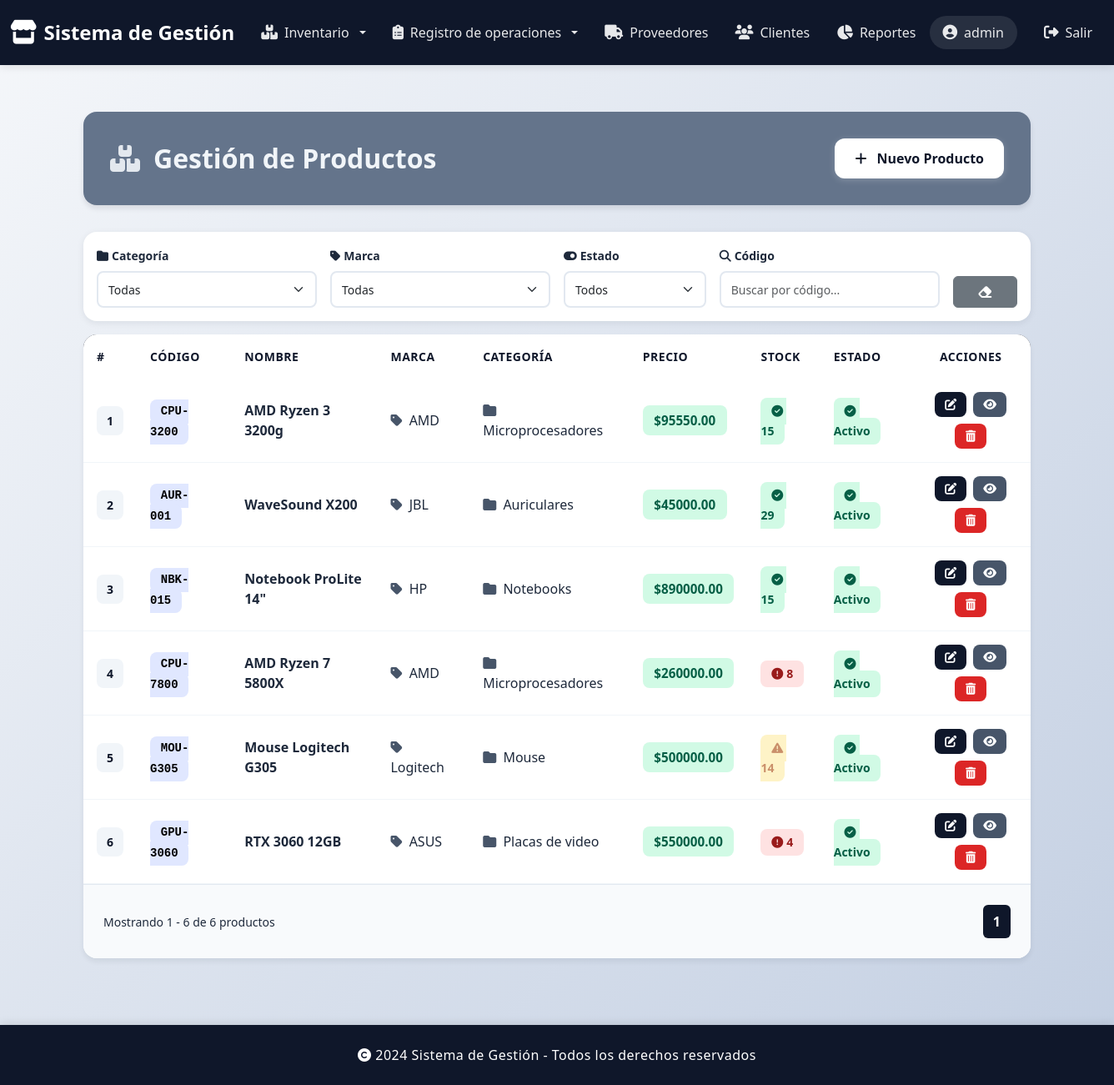
/productos/ (signed in), run on an earlier commit of the app's database.
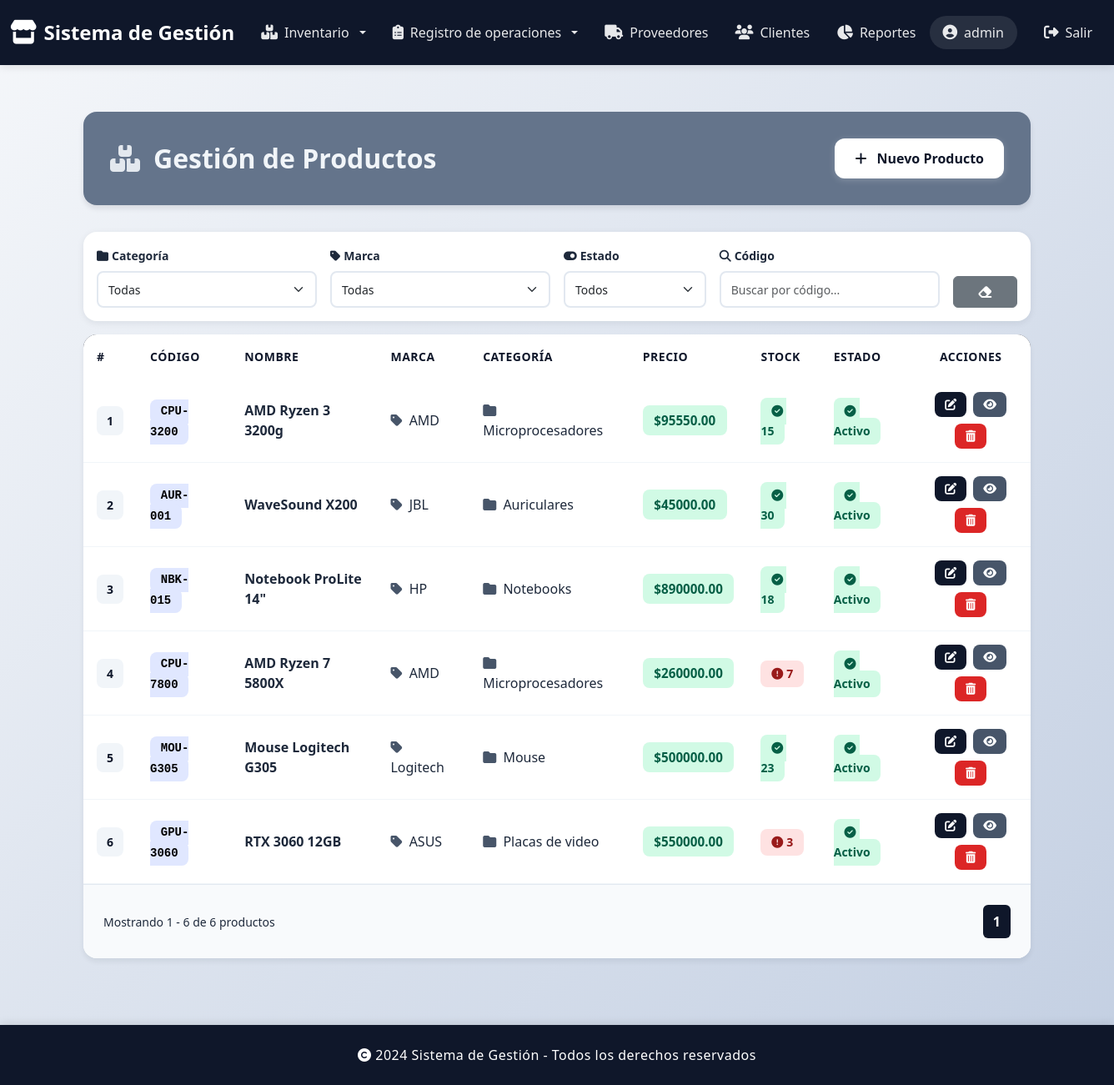
And on a later commit of the database.
### gestionProductos/models.py (models this page shows, shortened)
class Productos(models.Model):
    IVA_21 = 21.00
    IVA_105 = 10.50
    IVA_27 = 27.00
    IVA_0 = 0.00
    OPCIONES_IVA = [
        (IVA_21, "21%"),
        (IVA_105, "10.5%"),
        (IVA_27, "27%"),
        (IVA_0, "Exento (0%)"),
    ]
    idProducto = models.AutoField(primary_key=True)
    codProducto = models.CharField(max_length=10)
    nombre = models.CharField(max_length=150)
    descripcion = models.TextField()
    imgUrl = models.CharField(max_length=500, default='')
    precioUnitario = models.DecimalField(max_digits=18, decimal_places=2)
    idMarca = models.ForeignKey(Marca, on_delete=models.DO_NOTHING, related_name='Marca')
    idCategoria = models.ForeignKey(Categoria, on_delete=models.DO_NOTHING, related_name='Categoria')
    stock = models.IntegerField(default=0)
    activo = models.BooleanField(default=True)
    iva = models.DecimalField(
        max_digits=4,
        decimal_places=2,
        choices=OPCIONES_IVA,
        default=IVA_21
    )
    fecha_creacion = models.DateTimeField(auto_now_add=True)
    fecha_actualizacion = models.DateTimeField(auto_now=True)
    class Meta:
        verbose_name = 'Producto'
        verbose_name_plural = 'Productos'

class Marca(models.Model):
    idMarca = models.AutoField(primary_key=True)
    nombre = models.CharField(max_length=25)
    class Meta:
        verbose_name='Marca'
        verbose_name_plural='Marcas'

class Categoria(models.Model):
    idCategoria = models.AutoField(primary_key=True)
    descripcion = models.CharField(max_length=50)
    class Meta:
        verbose_name='Categoría'
        verbose_name_plural='Categorías'

### gestionProductos/views.py (the view, shortened to what this page needs)
# urls.py: path("", views.productos_list, name="productos_list"),
@login_required
def productos_list(request):
    categoria_id = request.GET.get('categoria', '')
    marca_id = request.GET.get('marca', '')
    estado = request.GET.get('estado', '')
    codigo = request.GET.get('codigo', '')
    page = request.GET.get('page', 1)
    productos = Productos.objects.select_related('idMarca', 'idCategoria').all()
    if categoria_id:
        productos = productos.filter(idCategoria_id=categoria_id)
    if marca_id:
        productos = productos.filter(idMarca_id=marca_id)
    if estado:
        productos = productos.filter(activo=(estado == 'activo'))
    if codigo:
        productos = productos.filter(codProducto__icontains=codigo)
    paginator = Paginator(productos, 10)  # 10 productos por página
    productos_page = paginator.get_page(page)
    marcas = Marca.objects.all().order_by('nombre')
    categorias = Categoria.objects.all().order_by('descripcion')
    context = {
        'productos': productos_page,
        'marcas': marcas,
        'categorias': categorias,
        'filtros': {
            'categoria': categoria_id,
            'marca': marca_id,
            'estado': estado,
            'codigo': codigo,
        }
    }
    return render(request, "productos/productos_list.html", context)

### gestionProductos/templates/productos/productos_list.html (shortened to what the changed rows need)
{% extends 'base.html' %}
{% load static %}
{% block content %}
<div class="mt-4 mb-5" style="padding-left: 100px;padding-right: 100px;">
    <div class="page-header bg-slate-neutral">
        <div class="d-flex justify-content-between align-items-center flex-wrap gap-3">
            <h2 class="text-slate-light">
                <i class="fas fa-boxes"></i>
                <span>Gestión de Productos</span>
            </h2>
        </div>
    </div>
    <div class="products-card card">
        <div class="card-body p-0">
            <div id="productosContainer">
                {% if productos %}
                <div class="table-responsive">
                    <table class="table border-light table-hover mb-0">
                        <thead class="bg-slate-primary">
                            <tr>
                                <th class="text-slate-primary">#</th>
                                <th class="text-slate-primary">Código</th>
                                <th class="text-slate-primary">Nombre</th>
                                <th class="text-slate-primary">Marca</th>
                                <th class="text-slate-primary">Categoría</th>
                                <th class="text-slate-primary">Precio</th>
                                <th class="text-slate-primary">Stock</th>
                                <th class="text-slate-primary">Estado</th>
                                <th class="text-center text-slate-primary">Acciones</th>
                            </tr>
                        </thead>
                        <tbody id="productosTableBody">
                            {% for p in productos %}
                            <tr>
                                <td>
                                    <span class="badge-id">{{ p.idProducto }}</span>
                                </td>
                                <td>
                                    <span class="badge-code">{{ p.codProducto }}</span>
                                </td>
                                <td>
                                    <strong>{{ p.nombre }}</strong>
                                </td>
                                <td>
                                    <i class="fas fa-tag me-1" style="color: var(--slate-accent);"></i>
                                    {{ p.idMarca.nombre }}
                                </td>
                                <td>
                                    <i class="fas fa-folder me-1" style="color: var(--slate-accent);"></i>
                                    {{ p.idCategoria.descripcion }}
                                </td>
                                <td>
                                    <span class="badge-price">${{ p.precioUnitario }}</span>
                                </td>
                                <td>
                                    {% if p.stock >= 15 %}
                                        <span class="badge-stock high">
                                            <i class="fas fa-check-circle me-1"></i>{{ p.stock }}
                                        </span>
                                    {% elif p.stock > 10 %}
                                        <span class="badge-stock medium">
                                            <i class="fas fa-exclamation-triangle me-1"></i>{{ p.stock }}
                                        </span>
                                    {% else %}
                                        <span class="badge-stock low">
                                            <i class="fas fa-exclamation-circle me-1"></i>{{ p.stock }}
                                        </span>
                                    {% endif %}
                                </td>
                                <td>
                                    {% if p.activo %}
                                        <span class="badge-stock high">
                                            <i class="fas fa-check-circle me-1"></i>Activo
                                        </span>
                                    {% else %}
                                        <span class="badge-stock low">
                                            <i class="fa-solid fa-circle-xmark me-1"></i>Inactivado
                                        </span>
                                    {% endif %}
                                </td>
                                <td>
                                    <div class="action-buttons">
                                        <a href="{% url 'producto_editar' p.idProducto %}"
                                           class="btn btn-action btn-edit"
                                           title="Editar">
                                            <i class="fas fa-edit"></i>
                                        </a>
                                        <a href="{% url 'producto_detalle' p.idProducto %}"
                                           class="btn btn-action btn-view"
                                           title="Ver detalle">
                                            <i class="fas fa-eye"></i>
                                        </a>
                                        <button class="btn btn-action btn-delete"
                                                onclick="confirmarEliminar('{{ p.idProducto }}')"
                                                title="Desactivar">
                                            <i class="fas fa-trash-alt"></i>
                                        </button>
                                    </div>
                                </td>
                            </tr>
                            {% endfor %}
                        </tbody>
                    </table>
                </div>
                {% endif %}
            </div>
        </div>
    </div>
</div>
{% endblock %}

What changed in the data, as far as the page shows it:
changed Productos "WaveSound X200": stock "29" → "30"
changed Productos "Notebook ProLite 14\"": stock "15" → "18"
changed Productos "AMD Ryzen 7 5800X": stock "8" → "7"
changed Productos "Mouse Logitech G305": stock "14" → "23"
changed Productos "RTX 3060 12GB": stock "4" → "3"
